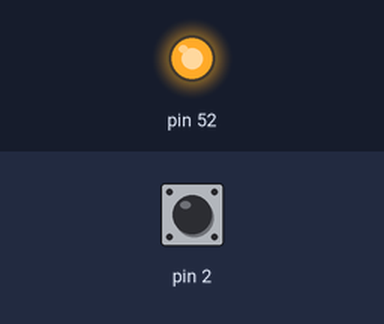
A sketch run on a simulated Arduino Mega 2560, built with avr-gcc and run on an emulated ATmega2560. Parts: output pins drawn as LEDs (lit = HIGH). Inputs (shaded band) come from the test bench; at power-on: pin 2 HIGH. EEPROM starts erased; what the sketch prints to the serial monitor is not drawn.

Above: at 0.1 s.
At 1.6 s:
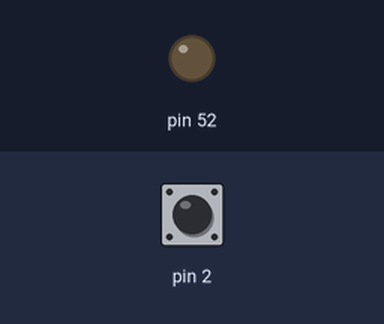
1.7 s: pin 2 pulled LOW for 0.15 s
Timing chart, 0 to 4.7 s (numbered marks = the images above; inputs shaded):
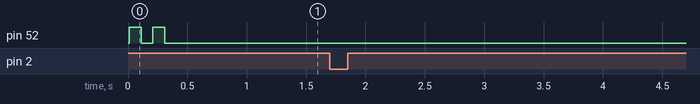

The sketch:

IRFemDecoder.ino
```cpp
// decoderPruebaInterruptsyTimer.ino
/*Recursos Usados:
	PB1		-> Led como monitor
	PE4		-> Lectura del receptor IR
	INT4 	-> Interrupción por hardware de alto nivel en pin PE4
	TIMER2 	-> Timer que determina el tiempo entre lecturas
	*/

#include <avr/interrupt.h>
#include <util/delay.h>
#include <avr/io.h>
#include <avr/eeprom.h>

#define IRpin_PIN PINE
#define IRpin 4
#define maxLecturas 70
#define maxVal 450
#define REPEAT 0xffffffff // Decoded value for NEC when a repeat code is received

//*********************** Definiciones
volatile uint16_t cont;
volatile boolean edge;							//false -> Falling; true -> Rising
volatile uint16_t Lecturas[maxLecturas];
volatile uint8_t index;
boolean monitorLedFlag;
volatile boolean posibleFin;
volatile boolean lectura;
volatile uint32_t codigoDecodificado;
volatile uint32_t matchedValue;
//********************** Definiciones

/*		Definiciones de Botones	*/
uint32_t ch = 33473850;

//Se mueve por todos los valores almacenados en la eeprom hasta que encuentre uno
//que matchee o los verifique a todos. Si alguno matchea, ese valor se guarda en matchedValue.
//Devuelve true si matchea.
boolean verificarMatch(){
	for (uint8_t i=0;i<88;i=i+4){
		if (codigoDecodificado == eeprom_read_dword((uint32_t*)i)) {
			pruebaMonitorLed();
			return true;
		}
	}

	return false;

	//if (codigoDecodificado == eeprom_read_dword((uint32_t*)0)) pruebaMonitorLed();
	//if (codigoDecodificado == ch) pruebaMonitorLed();
}

boolean simple(uint8_t x){return (5<x && x<15);}
boolean doble (uint8_t x){return (27<x && x<40);}
boolean inicio(uint8_t x){return (165<x && x<185);}
boolean repeticion() {
	return (	inicio(Lecturas[1])						&&
				(Lecturas[2]<50 && Lecturas[2]>38)		&&
				simple(Lecturas[3])
				);
}
//boolean inicio(uint8_t x){return ()}

uint8_t  compare (uint8_t oldval, uint8_t newval){
	if      (newval < oldval * .8)  return 0 ;
	else if (oldval < newval * .8)  return 2 ;
	else                       return 1 ;
}

void clearLecturas(){
	for(uint8_t i=0;i<maxLecturas;i++){
		Lecturas[i]=9;
	}
}

void decodificar(){		//Leer Info_ProtocoloNEC

	uint8_t cantidadLecturas=index+1;	//--> Cantidad de lecturas que hay
	uint8_t codigo [cantidadLecturas];
	uint8_t indexCodigo=0;

	for (uint8_t i=0;i<cantidadLecturas;i++){codigo[i]=9;}	//Limpio los valores de "codigo"

	//Chequeo si es una repeticion
	if (repeticion()) {codigoDecodificado=REPEAT;}
	else {
	//anula los primeros tres valores
	for (uint8_t i=3;i<cantidadLecturas;i=i+2){					//ciclo que decodifica y guarda en "codigo"
		if (simple(Lecturas[i]) && simple(Lecturas[i+1]))		{codigo[indexCodigo]=0;}
		else if (simple(Lecturas[i]) && doble(Lecturas[i+1]))	{codigo[indexCodigo]=1;}
		indexCodigo++;
	}

	for(uint8_t i=0;i<indexCodigo;i++){
		if (codigo[i] == 0) {codigoDecodificado = ((codigoDecodificado << 1) | (0));}
		if (codigo[i] == 1) {codigoDecodificado = ((codigoDecodificado << 1) | (1));}
	}
	}

	Serial.print("\n");
	Serial.print(codigoDecodificado,DEC);

	//codigoDecodificado=0;

	clearLecturas();
}

void resumeLector(){
	lectura=false;
	codigoDecodificado=0;
	clearLecturas();
	index=0;
	encender_INT4();
	encender_TIMER2();
}

void monitorLed(){
	PORTB = (0 << PB1);		//PB1 en LOW, paso intermedio para pasar a HIGH
	DDRB  = (1 << DDB1);	//PB1 como OUTPUT
	__asm__("nop\n\t"); 	//Dejo pasar un ciclo
	if (!monitorLedFlag){	//Si el flag=flase -> Led apagado
		PORTB = (1 << PB1);		//PB1 en HIGH
	}
	monitorLedFlag=!monitorLedFlag;
}

void pruebaMonitorLed(){
	for(uint8_t i=0;i<4;i++){
		monitorLed();
		delay(100);
	}
}

void corrector(){
	for(uint8_t i=0;i<=maxLecturas;i++){
		if (170<=Lecturas[i] && Lecturas[i]<=180){Lecturas[i]=175;}
		else if (40<=Lecturas[i] && Lecturas[i]<=50){Lecturas[i]=44;}
		else if (8<=Lecturas[i] && Lecturas[i]<=15){Lecturas[i]=11;}
		else if (30<=Lecturas[i] && Lecturas[i]<=35){Lecturas[i]=33;}
	}
}

void mostrarLecturas(){
	Serial.println();
	corrector();
	for(uint8_t i=0;i<=maxLecturas-4;i=i+4){
		Serial.print(Lecturas[i],DEC);Serial.print("\t\t");
		Serial.print(Lecturas[i+1],DEC);Serial.print("\t\t");
		Serial.print(Lecturas[i+2],DEC);Serial.print("\t\t");
		Serial.print(Lecturas[i+3],DEC);Serial.print("\n");
	}
}

void init_INT4(){
	PORTE = (1 << PE4);		//PULL-UP en pin E4
	DDRE  = (0 << DDE4);	//pin E4 como INPUT
	cli();
	EICRB = (1 << ISC41);	//Trigger on Falling edge
	EIMSK = (1 << INT4);	//External Interrupt Mask para INT4
	sei();
}

void INT4_FALLING(){
	//cli();
	EICRB = (1 << ISC41);	//Trigger on Falling edge
	//sei();
}

void INT4_RISING(){
	//cli();
	EICRB = ((1 << ISC41) | (1 <<ISC40));	//Trigger on Rising edge
	//sei();
}

void init_TIMER2(uint8_t ocr2a){
	cli();					//Apago todas las interrupciones
	TCCR2B = 0;				//Apago el TIMER2
	TIFR2  = 0;				//Reseteo el Timer/counter Interrupt Flag Register por las dudas

	//Configuro el TIMER2:
	TCCR2A = 0b00000010;	//CTC Mode
	OCR2A  = ocr2a;			//Output Compare Register 2 A, valor con que se va a comparar TCNT2
	TIMSK2 = 0b00000010;	//Timer/Counter2 Output Compare Match A Interrupt Enable
	TCNT2  = 0;				//El contador inicia en 0

	TCCR2B = 0b00000010;	//Preescaler 8, y dandole al preescaler un valor !=0 se inicial el timer
	sei();					//Enciendo todas las interrupciones de nuevo
}

void apagar_TIMER2(){
	//cli();
	TCCR2B=0;
	//sei();
}

void encender_TIMER2(){
	//cli();
	TCCR2B = 0b00000010;	//Preescaler 8, y dandole al preescaler un valor !=0 se inicial el timer
	//sei();
}

void apagar_INT4(){
	//cli();
	EIMSK = (0 << INT4);			//External Interrupt Mask para INT4 apagada
	//sei();
}

void encender_INT4(){
	//cli();
	EIMSK = (1 << INT4);
	//sei();
}

void setup() {
	Serial.begin(9600);

	posibleFin=false;

	clearLecturas();

	eeprom_update_dword((uint32_t*)0,ch);

	init_INT4();
	init_TIMER2(100);	//TIMER2 cada 50 micro segundos

	monitorLedFlag=false;
	pruebaMonitorLed();
}

void loop() {
	delay(10);
	if (lectura){
		decodificar();
		verificarMatch();
		resumeLector();
	}
}

//El timer funciona todo el tiempo, es la única forma de monitorear si terminamos de leer una señal
ISR (TIMER2_COMPA_vect){
	//cli();
	cont++;								//aumento el contador de ciclos

	if (cont>460)	cont=0;		//El contador se hizo muy grande, lo reinicio para no tener valores tan altos.

	if (cont>maxVal && posibleFin){		//si hay overflow en el contador de ciclos y estamos parados sobre
		lectura=true;					//un posible fin (la última interrupción en el pin fue por "rising")
		posibleFin=false;				//entonces efectivamente terminamos de leer una señal
		apagar_INT4();
		apagar_TIMER2();
	}									//hasta que esté procesada la última lectura.
	//sei();
}

ISR(INT4_vect){
	//cli();
	Lecturas[index]=cont;				//guardo la cantidad de ciclos que cumplió el timer
	cont=0;								//reinicio el contador
	index++;							//aumento en 1 el índice


	if (index>=maxLecturas){
		//index=0;	//Si el indice es >= maxLecturas, lo vuelvo a cero.
		apagar_INT4();
		posibleFin=true;
	}


	edge=!edge;							//cambio el edge, para saber cuál es el que sigue
	if(edge) INT4_RISING();				//Si edge==true la próxima interrupción debe ser Rising
	if(!edge) {							//Si el que sigue es Falling, la interr en que estamos se dio por Rising
		posibleFin=true;				// y si se dio por rising, puede ser la última variación de una señal.
		INT4_FALLING();					//Si edge==false la prox interrupción debe ser Rising
	}
	//sei();
}
```

Measured:
- after the input at 1.7 s, every drawn part: stays the same
